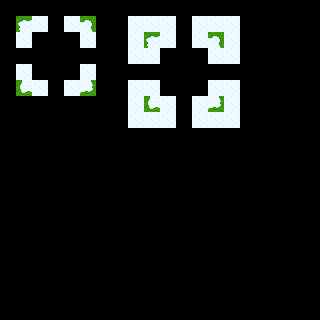

Tiled map render using the project's own tile images. Description and the whole map definition, tile-layer contents included, below:
An orthogonal 20x20 tile map with 16x16 px tiles, 3 tile layers (regions, input_tiles, output_tiles).

<map version="1.0" tiledversion="1.1.5" orientation="orthogonal" renderorder="right-down" width="20" height="20" tilewidth="16" tileheight="16" infinite="0" nextobjectid="1">
 <tileset firstgid="1" source="../2ktownset.tsx" />
 <layer name="regions" width="20" height="20">
  <data encoding="csv">
0,0,0,0,0,0,0,0,0,0,0,0,0,0,0,0,0,0,0,0,
0,428,428,0,428,428,0,0,428,428,428,0,428,428,428,0,0,0,0,0,
0,428,0,0,0,428,0,0,428,428,428,0,428,428,428,0,0,0,0,0,
0,0,0,0,0,0,0,0,428,428,0,0,0,428,428,0,0,0,0,0,
0,428,0,0,0,428,0,0,0,0,0,0,0,0,0,0,0,0,0,0,
0,428,428,0,428,428,0,0,428,428,0,0,0,428,428,0,0,0,0,0,
0,0,0,0,0,0,0,0,428,428,428,0,428,428,428,0,0,0,0,0,
0,0,0,0,0,0,0,0,428,428,428,0,428,428,428,0,0,0,0,0,
0,0,0,0,0,0,0,0,0,0,0,0,0,0,0,0,0,0,0,0,
0,0,0,0,0,0,0,0,0,0,0,0,0,0,0,0,0,0,0,0,
0,0,0,0,0,0,0,0,0,0,0,0,0,0,0,0,0,0,0,0,
0,0,0,0,0,0,0,0,0,0,0,0,0,0,0,0,0,0,0,0,
0,0,0,0,0,0,0,0,0,0,0,0,0,0,0,0,0,0,0,0,
0,0,0,0,0,0,0,0,0,0,0,0,0,0,0,0,0,0,0,0,
0,0,0,0,0,0,0,0,0,0,0,0,0,0,0,0,0,0,0,0,
0,0,0,0,0,0,0,0,0,0,0,0,0,0,0,0,0,0,0,0,
0,0,0,0,0,0,0,0,0,0,0,0,0,0,0,0,0,0,0,0,
0,0,0,0,0,0,0,0,0,0,0,0,0,0,0,0,0,0,0,0,
0,0,0,0,0,0,0,0,0,0,0,0,0,0,0,0,0,0,0,0,
0,0,0,0,0,0,0,0,0,0,0,0,0,0,0,0,0,0,0,0
</data>
 </layer>
 <layer name="input_tiles" width="20" height="20">
  <data encoding="csv">
0,0,0,0,0,0,0,0,0,0,0,0,0,0,0,0,0,0,0,0,
0,0,428,0,428,0,0,0,0,0,0,0,0,0,0,0,0,0,0,0,
0,428,0,0,0,428,0,0,0,428,428,0,428,428,0,0,0,0,0,0,
0,0,0,0,0,0,0,0,0,428,0,0,0,428,0,0,0,0,0,0,
0,428,0,0,0,428,0,0,0,0,0,0,0,0,0,0,0,0,0,0,
0,0,428,0,428,0,0,0,0,428,0,0,0,428,0,0,0,0,0,0,
0,0,0,0,0,0,0,0,0,428,428,0,428,428,0,0,0,0,0,0,
0,0,0,0,0,0,0,0,0,0,0,0,0,0,0,0,0,0,0,0,
0,0,0,0,0,0,0,0,0,0,0,0,0,0,0,0,0,0,0,0,
0,0,0,0,0,0,0,0,0,0,0,0,0,0,0,0,0,0,0,0,
0,0,0,0,0,0,0,0,0,0,0,0,0,0,0,0,0,0,0,0,
0,0,0,0,0,0,0,0,0,0,0,0,0,0,0,0,0,0,0,0,
0,0,0,0,0,0,0,0,0,0,0,0,0,0,0,0,0,0,0,0,
0,0,0,0,0,0,0,0,0,0,0,0,0,0,0,0,0,0,0,0,
0,0,0,0,0,0,0,0,0,0,0,0,0,0,0,0,0,0,0,0,
0,0,0,0,0,0,0,0,0,0,0,0,0,0,0,0,0,0,0,0,
0,0,0,0,0,0,0,0,0,0,0,0,0,0,0,0,0,0,0,0,
0,0,0,0,0,0,0,0,0,0,0,0,0,0,0,0,0,0,0,0,
0,0,0,0,0,0,0,0,0,0,0,0,0,0,0,0,0,0,0,0,
0,0,0,0,0,0,0,0,0,0,0,0,0,0,0,0,0,0,0,0
</data>
 </layer>
 <layer name="output_tiles" width="20" height="20">
  <data encoding="csv">
0,0,0,0,0,0,0,0,0,0,0,0,0,0,0,0,0,0,0,0,
0,397,0,0,0,399,0,0,0,0,0,0,0,0,0,0,0,0,0,0,
0,0,0,0,0,0,0,0,0,397,0,0,0,399,0,0,0,0,0,0,
0,0,0,0,0,0,0,0,0,0,0,0,0,0,0,0,0,0,0,0,
0,0,0,0,0,0,0,0,0,0,0,0,0,0,0,0,0,0,0,0,
0,457,0,0,0,459,0,0,0,0,0,0,0,0,0,0,0,0,0,0,
0,0,0,0,0,0,0,0,0,457,0,0,0,459,0,0,0,0,0,0,
0,0,0,0,0,0,0,0,0,0,0,0,0,0,0,0,0,0,0,0,
0,0,0,0,0,0,0,0,0,0,0,0,0,0,0,0,0,0,0,0,
0,0,0,0,0,0,0,0,0,0,0,0,0,0,0,0,0,0,0,0,
0,0,0,0,0,0,0,0,0,0,0,0,0,0,0,0,0,0,0,0,
0,0,0,0,0,0,0,0,0,0,0,0,0,0,0,0,0,0,0,0,
0,0,0,0,0,0,0,0,0,0,0,0,0,0,0,0,0,0,0,0,
0,0,0,0,0,0,0,0,0,0,0,0,0,0,0,0,0,0,0,0,
0,0,0,0,0,0,0,0,0,0,0,0,0,0,0,0,0,0,0,0,
0,0,0,0,0,0,0,0,0,0,0,0,0,0,0,0,0,0,0,0,
0,0,0,0,0,0,0,0,0,0,0,0,0,0,0,0,0,0,0,0,
0,0,0,0,0,0,0,0,0,0,0,0,0,0,0,0,0,0,0,0,
0,0,0,0,0,0,0,0,0,0,0,0,0,0,0,0,0,0,0,0,
0,0,0,0,0,0,0,0,0,0,0,0,0,0,0,0,0,0,0,0
</data>
 </layer>
</map>
